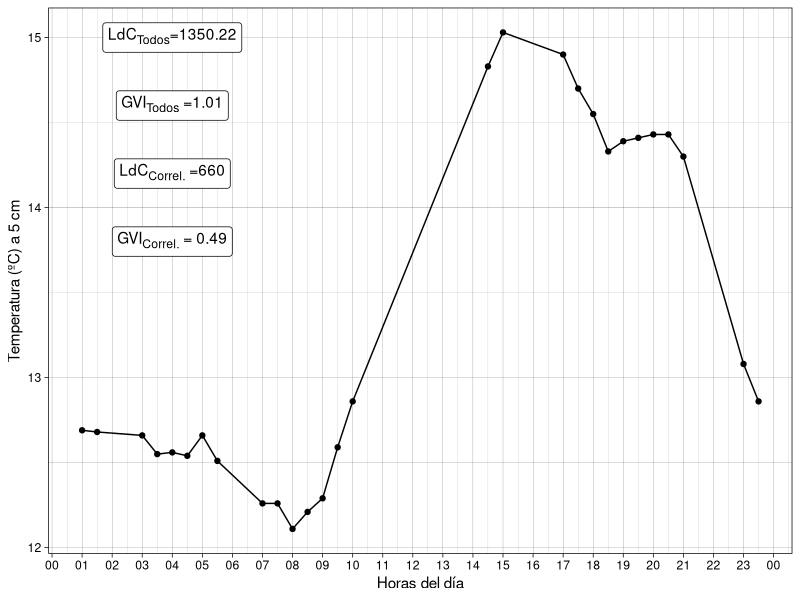
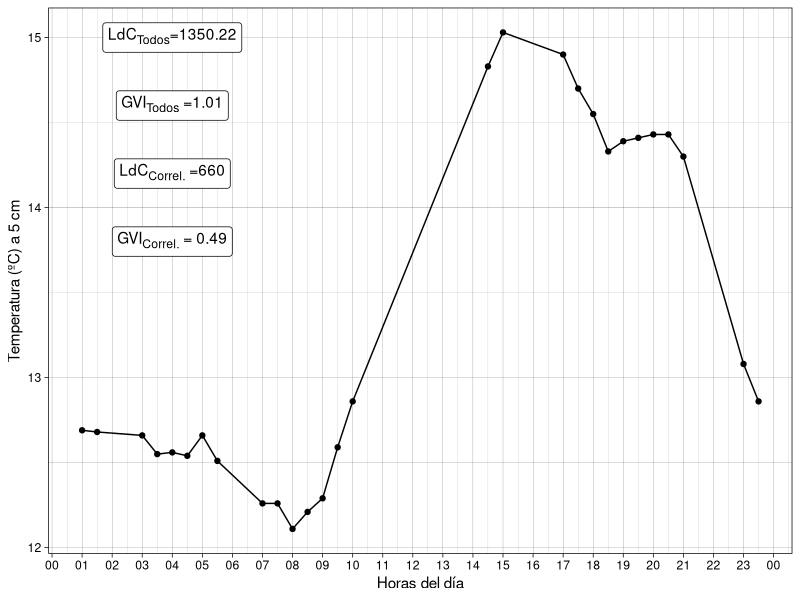

Generate these figures, in order, with R:
# Cargamos librerias, datos y la funcion ----

library(tidyr)
library(dplyr)
library(ggplot2)
library(ggtext)

x <- read.csv("datos_prueba/temp_soil.csv", header = T, sep = ";", dec = ",",
              colClasses = c("character", "numeric", "numeric", "numeric"))

x <- gather(x, key = "depth_level", value = "temp", 2:4)

long.curve <- function(col.variable, 
                       col.time,
                       convert.toDate = FALSE,
                       format.date,
                       time.measure,
                       units.time,
                       include.all = FALSE, 
                       cal.GVI = FALSE){
  # Primer paso ----
  ## Si hace falta, transformar la fecha en el formato deseado
  if(convert.toDate == T){
    col.time <- lubridate::as_datetime(col.time, 
                                       format = format.date)
  }
  
  # Segundo paso ----
  ## Ordenar los datos de más antiguo a más reciente
  if(is.unsorted(col.time)){ # Importante comprobar antes si estan o no ordenados
    indices <- order(col.time) # Ordenamos la variable tiempo y almacenamos los índices en un nuevo vector
    col.time <- col.time[indices] # Actualizamos la variable tiempo
    
    col.variable <- col.variable[indices] # Ordenamos también la variable de interés, para que mantener el dataset inicial
    rm(indices)  
  }
  
  # Tercer paso ----
  ## Determinar si incluimos todos los segmentos en el cálculo o no
  if(include.all == T){
    values <- c()
    indexs <- seq(1, length(col.variable) - 1, 1)
    
    for(i in indexs){
      
      dif.variable <- col.variable[i + 1] - col.variable[i]
      dif.time <- as.numeric(difftime(col.time[i + 1], col.time[i], units = units.time))
      values[i] <- sqrt(dif.time^2 + dif.variable^2)
    }
    longitudCurva <- sum(values, na.rm = T)
    rm(values, dif.variable, dif.time, i)
    
    if(cal.GVI == T){
      dif.variable <- col.variable[length(col.variable)] - col.variable[1]
      dif.time <- as.numeric(difftime(col.time[length(col.time)], col.time[1], units = units.time))
      value <- sqrt(dif.time^2 + dif.variable^2)
      
      print(longitudCurva/value)
    } else {
      print(longitudCurva)
    }
    
  } else {
    values <- c()
    indexs <- seq(1, length(col.variable) - 1, 1)
    
    for(i in indexs){
      dif.time <- as.numeric(difftime(col.time[i + 1], col.time[i], units = units.time))
      
      if(time.measure == dif.time){
        dif.variable <- col.variable[i + 1] - col.variable[i]
        values[i] <- sqrt(dif.time^2 + dif.variable^2)
      } else {
        next
      }
    }
    longitudCurva <- sum(values, na.rm = T)
    rm(values, dif.variable, dif.time, i)
    
    if(cal.GVI == T){
      dif.variable <- col.variable[length(col.variable)] - col.variable[1]
      dif.time <- as.numeric(difftime(col.time[length(col.time)], col.time[1], units = units.time))
      value <- sqrt(dif.time^2 + dif.variable^2)
      
      print(longitudCurva/value)
    } else {
      print(longitudCurva)
    }
  }
}

# Ejemplo ----

x%>%
  group_by(depth_level)%>%
  summarise(lcd = long.curve(col.variable = temp,
                             col.time = Fecha,
                             convert.toDate = F,
                             format.date = "%Y-%m-%d %H:%M:%S",
                             time.measure = 30,
                             units.time = "mins",
                             include.all = T,
                             cal.GVI = T)
            ) -> temp

x%>%
  filter(depth_level == "Prof.1")%>%
  ggplot(aes(x = lubridate::as_datetime(Fecha, format = "%Y-%m-%d %H:%M:%S"), y = temp))+
  geom_point()+
  geom_line(group = 1)+
  annotate(geom = "richtext",
           x = lubridate::as_datetime("25/11/2024 04:00:00",
                                      format = "%d/%m/%Y %H:%M:%S"),
           y = 15, label = "LdC<sub>Todos</sub>=1350.22")+
  annotate(geom = "richtext", 
           x = lubridate::as_datetime("25/11/2024 04:00:00", 
                                      format = "%d/%m/%Y %H:%M:%S"),
           y = 14.6, label = "GVI<sub>Todos</sub> =1.01")+
  annotate(geom = "richtext",
           x = lubridate::as_datetime("25/11/2024 04:00:00",
                                      format = "%d/%m/%Y %H:%M:%S"),
           y = 14.2, label = "LdC<sub>Correl.</sub> =660")+
  annotate(geom = "richtext", 
           x = lubridate::as_datetime("25/11/2024 04:00:00", 
                                      format = "%d/%m/%Y %H:%M:%S"),
           y = 13.8, label = "GVI<sub>Correl.</sub> = 0.49")+
  labs(x = "Horas del día", y = "Temperatura (ºC) a 5 cm")+
  scale_x_datetime(date_breaks = "hour", 
                   date_labels = "%H") +
  theme_linedraw()

ggsave("datos_prueba/Grafico_ejemplo.png")
